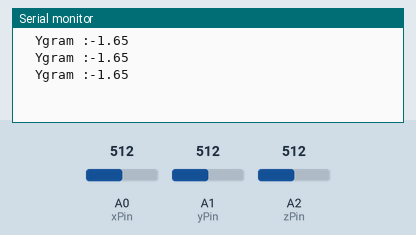
Bench run of a sketch on a simulated Arduino Uno, built with avr-gcc and run on an emulated ATmega328P. On the bench: the last lines printed to the serial monitor. The test bench sets the inputs (shaded band); at power-on: A1 (yPin) = 512, A0 (xPin) = 512, A2 (zPin) = 512.

Above: at 1.2 s.
1.3 s: A1 (yPin) set to 536
At 1.56 s:
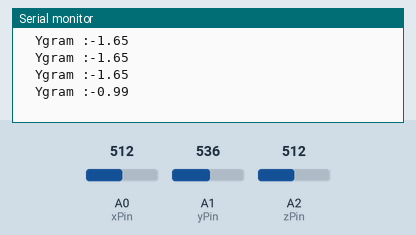
2.8 s: A1 (yPin) set to 516
At 2.98 s:
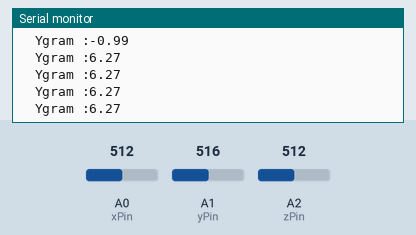
Timing chart, 0 to 5.8 s (numbered marks = the images above; inputs shaded):
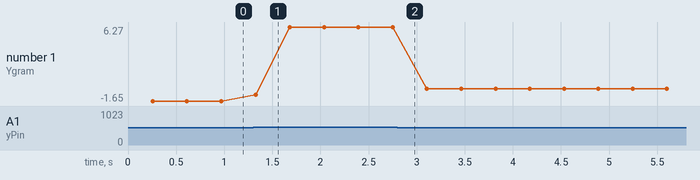

Measured:
- after the input at 1.3 s, the serial monitor: prints a new line at once (image 1)
- plotted number 1: -1.65 → 6.27 after the input at 1.3 s, 6.27 → -0.33 after the input at 2.8 s

The sketch:

upward_downward.ino
```cpp
unsigned int unitX = 0;
unsigned int unitY = 0;
unsigned int unitZ = 0;

int xMin = 529;
int xMAx = 526;
int yMin = 532;
int yMax = 532;
int zMin = 425;
int zMax = 630;
float Xgram = 0.0;
float Ygram = 0.0;

byte xPin = 0;
byte yPin = 1;
byte zPin = 2;

void setup() {
    analogReference(EXTERNAL);
    Serial.begin(9600);
}

void loop() {
    unitX = analogRead(xPin);
    unitY = analogRead(yPin);
    unitZ = analogRead(zPin);

//    for(int i=0 ; i<50; i++){
//       unitX += analogRead(xPin);
//       delay(5);
//    }
     for(int i=0 ; i<50; i++){
       unitY += analogRead(yPin);
       delay(5);
    }
    //unitX = unitX/50;
    unitY = unitY/50;
   // Xgram = (unitX - 527.0)*0.330;
    Ygram = (unitY - 527.0)*0.330;
//    Serial.print("Xgram :");
//    Serial.print(Xgram);
    Serial.print("  Ygram :");
    Serial.println(Ygram);
    //unitX = 0;
    unitY = 0;
    delay(100);

}
```
